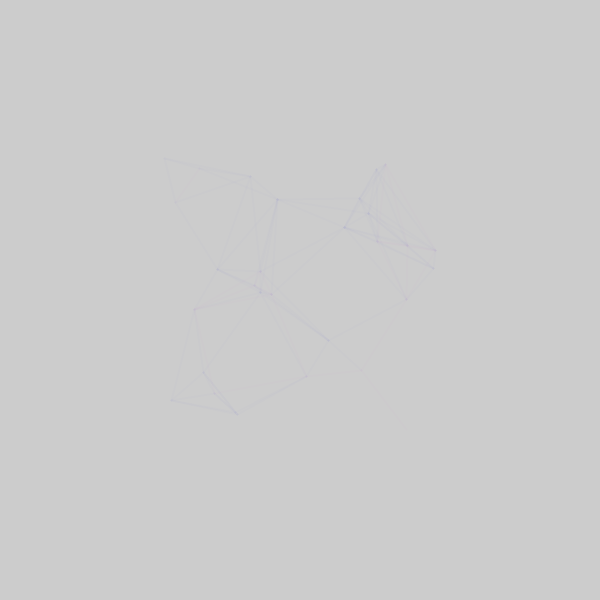
Frame 1 (no input)
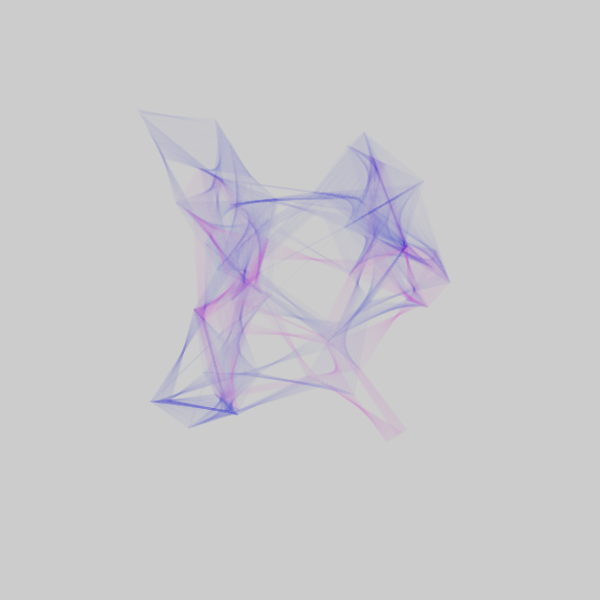
Frame 60 (the mouse pressed at the canvas centre just before this capture)
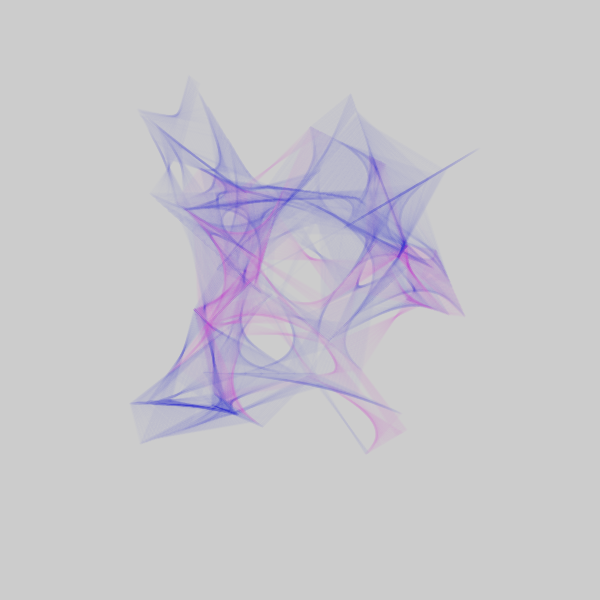
Frame 120 (the mouse held since frame 60 and released just before this capture)

The Processing sketch that drew these frames (run headless with seeded random() and noise(); from frame 60 on, the mouse is pressed at the canvas centre):

// Processing sketch: processing_152254
// ── processing_152254.pde

/*
 * Creative Coding
 * Week 3, 06 - rule-based system
 * by Indae Hwang and Jon McCormack
 * Copyright (c) 2014 Monash University
 *
 * This sketch draws a series of moving Elements (circles) according to the following rules:
 * - start from a random position and move in a constant random direction
 * - if the point reaches the boundary of the screen move in the opposite direction with new velocity
 * - if the circles intersect then draw a line connecting their centres, colouring the line based on the circle being odd or even
 */

float[] x;      // position
float[] y;
float[] xInc;   // change per frame
float[] yInc;
int numArray;   // number of elements

float proximity;  // if distance between elements < proximity then draw a line between them

void setup() {
  size(600, 600);

  numArray = 30;

  // allocate arrays
  x= new float[numArray];
  y= new float[numArray];
  xInc= new float[numArray];
  yInc= new float[numArray];

  proximity = 100;   // influence distance

  // random starting position and direction
  for (int i=0; i<numArray; i++) {
    x[i] = random(width/4,width*3/4);
    y[i] = random(height/4,height*3/4);
    xInc[i] = random(-1, 1);
    yInc[i] = random(-1, 1);
  }

  strokeWeight(2);
}

void draw() {

//  background(255);

  // iterate over each point
  for (int i=0; i<numArray; i++) {

    x[i] += xInc[i];
    y[i] += yInc[i];

    // bounce off a circle radius width -200
    if (((x[i]-width/2) * (x[i]-width/2)) + ((y[i]-height/2) * (y[i]-height/2)) > ((width/2 - 50) *(width/2 - 50)) ) {
       xInc[i] = xInc[i] > 0 ? -random(0.1,1) : random(0.1,1);
       yInc[i] = yInc[i] > 0 ? -random(0.1,1) : random(0.1,1);

    }
//    // bounce off the sides of the window
//    if (x[i] > width || x[i] < 0) {
//      xInc[i] = xInc[i] > 0 ? -random(0.01,1) : random(0.01,1);
//    }
//
//    if (y[i] > height || y[i] < 0 ) {
//      yInc[i] = yInc[i] > 0 ? -random(1) : random(1);
//    }

//    drawElement(x[i], y[i], xInc[i], yInc[i]);
  }

  for (int i=0; i<numArray; i++) {
    for (int j=0; j<i; j++) {
      float distance = dist(x[i], y[i], x[j], y[j]  );
      if (distance < proximity) {
        if (i%2 == 0 || j%2==0) {
          stroke(0, 0, 255, 2);
        } 
        else {
          stroke(255, 0, 255, 2);
        }
        line(x[i], y[i], x[j], y[j]  );
      }
    }
  }
}

void drawElement(float x, float y, float dx, float dy ) {

  // draw the point in red
  noFill();
  stroke(255, 0, 0);
  point(x, y);

  // draw an arrow in the current direction of travel
  stroke(0, 100);
  float endX = x + (dx*20);
  float endY = y + (dy*20);
  float arX = x + (dx*15);
  float arY = y + (dy*15);
  line(x, y, endX, endY);
  line(endX, endY, arX + (dy * 5), arY - (dx * 5));
  line(endX, endY, arX - (dy * 5), arY + (dx * 5));


  // draw the boundary of proximity
  stroke(0, 10);
  ellipse(x, y, proximity, proximity);
}
